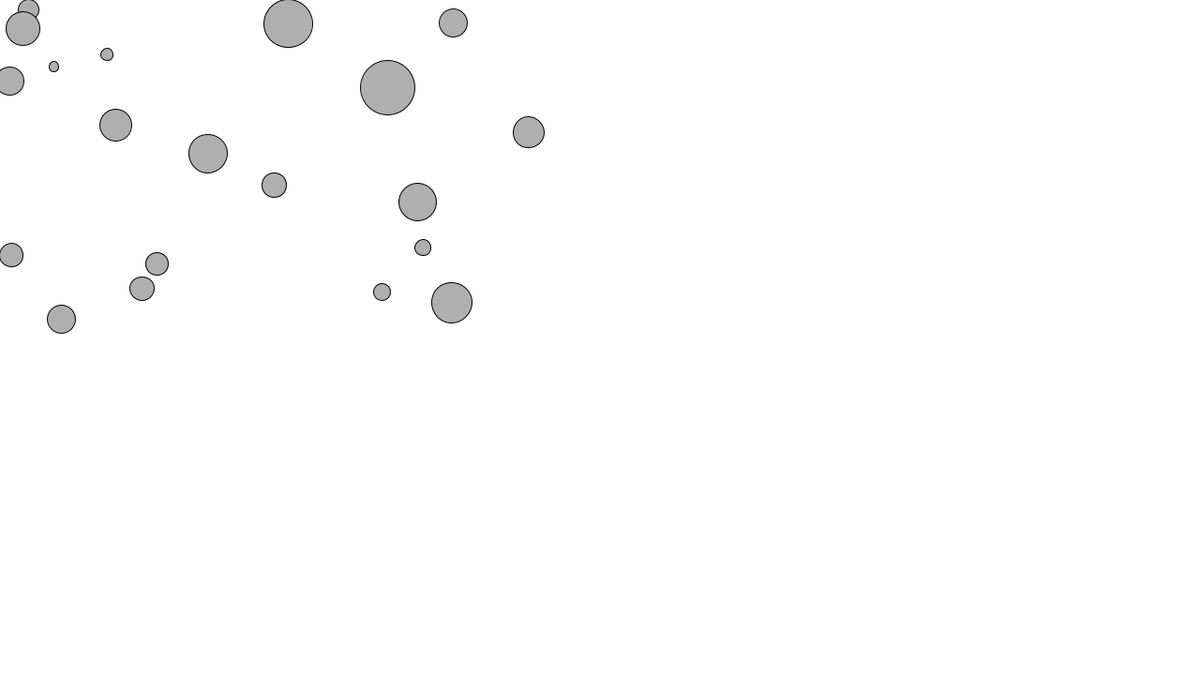
Frame 1 (no input)
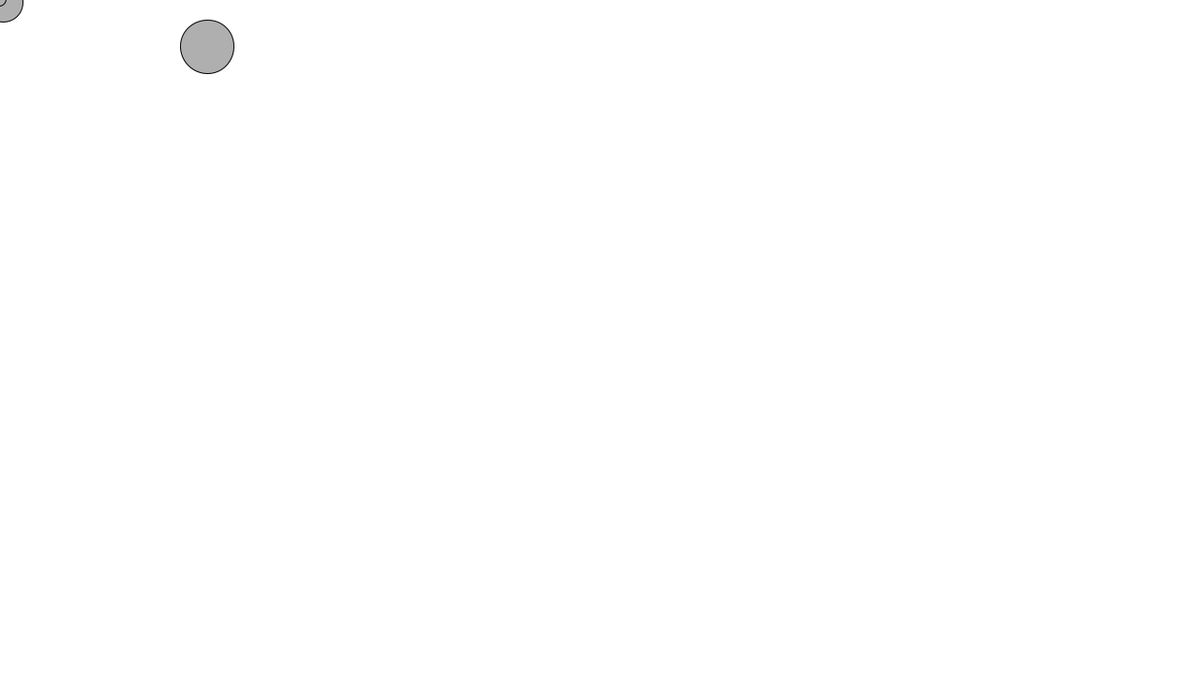
Frame 60 (the mouse pressed at the canvas centre just before this capture)
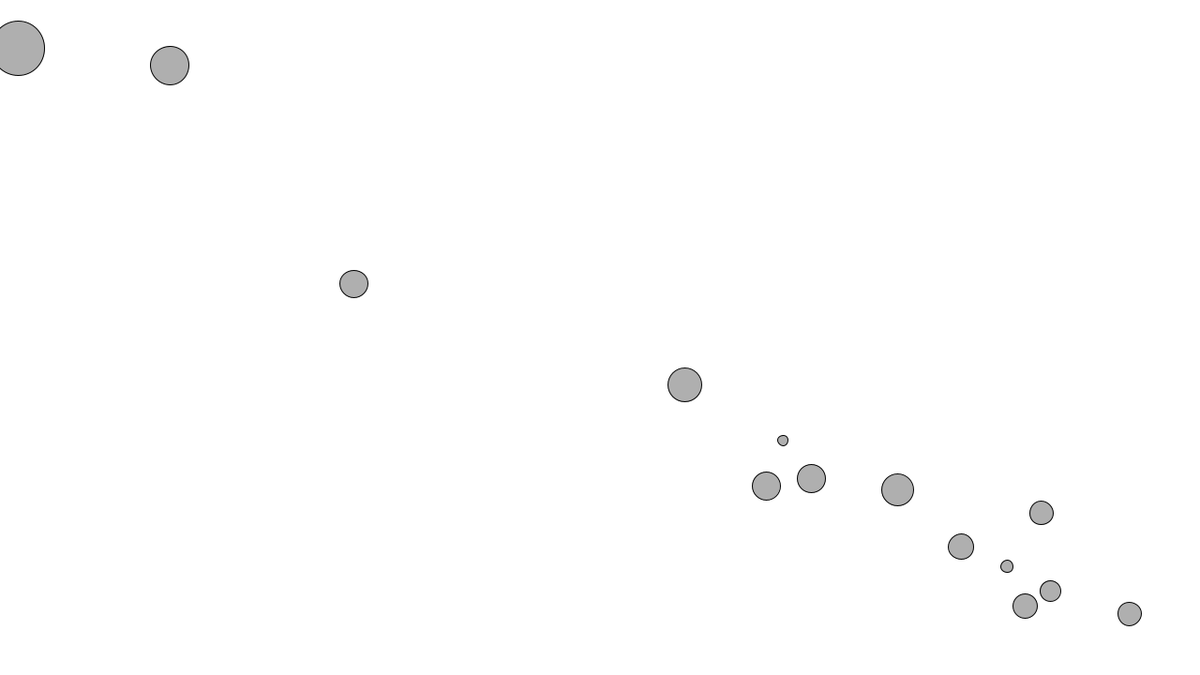
Frame 120 (the mouse held since frame 60 and released just before this capture)

The Processing sketch that drew these frames (run headless with seeded random() and noise(); from frame 60 on, the mouse is pressed at the canvas centre):

// Processing sketch: MouseSeekingVehicles
// ── MouseSeekingVehicles.pde
//Variables
Vehicle[] vehicles = new Vehicle[20];
ExplosionGenerator explosionGenerator;
//

void setup() 
{
  size(1280,720);
  explosionGenerator = new ExplosionGenerator();
  for (int i = 0; i < vehicles.length; i++) 
  { 
    PVector position = new PVector(random(0, 640), random(0, 360));
    PVector velocity = new PVector(0,0);
    PVector acceleration = new PVector(0,0);
    float mass = random(1,6);
    PVector dimension = new PVector(10*mass, 10*mass);
    float maxSpeed = (7 - mass) * 12.0f;
    float maxSteerForce = (7 - mass) * 0.5f;
    vehicles[i] = new Vehicle(position, velocity, acceleration, dimension, maxSpeed, maxSteerForce, mass, 100.0f); 
  }
}

void draw()
{
   background(255);
   
   PVector mousePos = new PVector(mouseX, mouseY);
   float explosionMagnitude = explosionGenerator.TryExplode();
   for (int i = 0; i < vehicles.length; i++) 
  { 
    if (explosionMagnitude > 0)
    {
        PVector explosionForce = PVector.sub(vehicles[i].m_Position, mousePos);
        
        if (explosionForce.mag() == 0.0f) //For vehicles that are already at the target position, produce a greater, random explosion
        {
           int signSelector = (int)random(0, 2);
           
           int xComponent = 0;
           
           switch (signSelector)
           {
              case 0: //Positive
              xComponent = 1;
              break;
              
              case 1: //Negative
              xComponent = -1;
              break;
           }
           
           signSelector = (int)random(0, 2);
           
           int yComponent = 0;
           
           switch (signSelector)
           {
              case 0: //Positive
              yComponent = 1;
              break;
              
              case 1: //Negative
              yComponent = -1;
              break;
           }
           
           explosionForce.x = xComponent;
           explosionForce.y = yComponent;
           
           explosionForce.mult(explosionMagnitude); //<>//
        } //<>//
        
        vehicles[i].ApplyForce(explosionForce); //<>//
    }
    vehicles[i].Seek(mousePos); 
    vehicles[i].Update();
    vehicles[i].Display();
  }
  stroke(50);
  fill(80);
}

void mousePressed()
{
  explosionGenerator.StartGeneration();
}

void mouseReleased()
{
  explosionGenerator.StopGeneration(); 
}

// ── ExplosionGenerator.pde
class ExplosionGenerator
{
   int m_TickCounter;
   boolean m_GenerateForce;
   float m_MaxExplosionMagnitude;
   
   ExplosionGenerator()
   {
      m_TickCounter = 0;
      m_GenerateForce = false;
      m_MaxExplosionMagnitude = 50.0f;
   }
   
   void StartGeneration()
   {
      m_GenerateForce = true; 
   }
   
   void StopGeneration()
   {
      m_GenerateForce = false; 
   }
   
   float TryExplode()
   { 
      float explosionForce = 0.0f;
      if (m_GenerateForce)
      {
         m_TickCounter = m_TickCounter + 1; 
      }
      else if (m_TickCounter > 0)
      {
         explosionForce = m_TickCounter/15;
         if (explosionForce > m_MaxExplosionMagnitude)
         {
           explosionForce = m_MaxExplosionMagnitude;
         }
         m_TickCounter = 0;
      }
      
      return explosionForce;
   }
}

// ── Vehicle.pde
class Vehicle
{
 PVector m_Position;
 PVector m_Velocity;
 PVector m_Acceleration;
 PVector m_Dimensions; //Width, Height
 
 float m_MaxSpeed;
 float m_MaxSteerForce;
 float m_Mass;
 
 float m_SlowdownDistance;
 
 Vehicle()
 {
   m_Position = new PVector(0,0); 
   m_Velocity = new PVector(0,0); 
   m_Acceleration = new PVector(0,0); 
   m_Dimensions = new PVector(10,10); 
   m_MaxSpeed = 100.0f;
   m_MaxSteerForce = 10.0f;
   m_Mass = 2.0f;
   m_SlowdownDistance = 50.0f;
 }
 
 Vehicle(PVector position, PVector velocity, PVector acceleration, PVector dimensions, float maxSpeed, float maxSteerForce, float mass, float slowdownDistance)
 {
   m_Position = position; 
   m_Velocity = velocity; 
   m_Acceleration = acceleration; 
   m_Dimensions = dimensions; 
   m_MaxSpeed = maxSpeed;
   m_MaxSteerForce = maxSteerForce;
   m_Mass = mass;
   m_SlowdownDistance = slowdownDistance;
 }
 
 void Seek(PVector targetPosition)
 {
   PVector displacementToTarget = PVector.sub(targetPosition, m_Position);
   PVector desiredVelocity = displacementToTarget.get();
   desiredVelocity.normalize();
   
   float distanceToTarget = displacementToTarget.mag();
   
   if (distanceToTarget < m_SlowdownDistance)
   {
     float speed = map(distanceToTarget, 0.0f, m_SlowdownDistance, 0.0f, m_MaxSpeed);
     desiredVelocity.mult(speed);
   }
   else
   {
     desiredVelocity.mult(m_MaxSpeed);
   }
   
   PVector steeringForce = PVector.sub(desiredVelocity, m_Velocity);
   steeringForce.limit(m_MaxSteerForce);
   
   ApplyForce(steeringForce);
 }
 
 void ApplyForce(PVector force)
 {
   PVector resultantAcceleration = PVector.div(force, m_Mass);
    m_Acceleration.add(resultantAcceleration);  //<>//
 }
 
 void Update()
 {
   m_Velocity.add(m_Acceleration);
   m_Position.add(m_Velocity);
   
   m_Acceleration.mult(0); //<>//
 }
 
 void Display()
 {
    stroke(0);
    fill(175);
    ellipse(m_Position.x,m_Position.y,m_Dimensions.x,m_Dimensions.y);
 }
}
